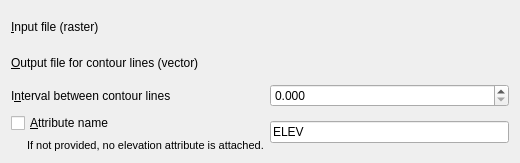
<?xml version="1.0" encoding="UTF-8"?>
<ui version="4.0">
 <class>GdalToolsWidget</class>
 <widget class="QWidget" name="GdalToolsWidget">
  <property name="geometry">
   <rect>
    <x>0</x>
    <y>0</y>
    <width>520</width>
    <height>163</height>
   </rect>
  </property>
  <property name="sizePolicy">
   <sizepolicy hsizetype="Expanding" vsizetype="Preferred">
    <horstretch>0</horstretch>
    <verstretch>0</verstretch>
   </sizepolicy>
  </property>
  <property name="windowTitle">
   <string>Contour</string>
  </property>
  <layout class="QVBoxLayout" name="verticalLayout_3">
   <item>
    <layout class="QGridLayout" name="gridLayout">
     <item row="0" column="0">
      <widget class="QLabel" name="label">
       <property name="text">
        <string>&amp;Input file (raster)</string>
       </property>
       <property name="buddy">
        <cstring>inSelector</cstring>
       </property>
      </widget>
     </item>
     <item row="1" column="0">
      <widget class="QLabel" name="label_2">
       <property name="text">
        <string>&amp;Output file for contour lines (vector)</string>
       </property>
       <property name="buddy">
        <cstring>outSelector</cstring>
       </property>
      </widget>
     </item>
     <item row="2" column="0">
      <widget class="QLabel" name="label_3">
       <property name="text">
        <string>I&amp;nterval between contour lines</string>
       </property>
       <property name="buddy">
        <cstring>intervalDSpinBox</cstring>
       </property>
      </widget>
     </item>
     <item row="2" column="1">
      <widget class="QDoubleSpinBox" name="intervalDSpinBox">
       <property name="sizePolicy">
        <sizepolicy hsizetype="Expanding" vsizetype="Fixed">
         <horstretch>0</horstretch>
         <verstretch>0</verstretch>
        </sizepolicy>
       </property>
       <property name="decimals">
        <number>3</number>
       </property>
       <property name="maximum">
        <double>2140000000.000000000000000</double>
       </property>
      </widget>
     </item>
     <item row="3" column="0">
      <layout class="QVBoxLayout" name="verticalLayout">
       <item>
        <widget class="QCheckBox" name="attributeCheck">
         <property name="text">
          <string>&amp;Attribute name</string>
         </property>
        </widget>
       </item>
       <item>
        <widget class="QLabel" name="label_5">
         <property name="font">
          <font>
           <pointsize>8</pointsize>
          </font>
         </property>
         <property name="text">
          <string>If not provided, no elevation attribute is attached.</string>
         </property>
         <property name="indent">
          <number>16</number>
         </property>
        </widget>
       </item>
      </layout>
     </item>
     <item row="3" column="1">
      <layout class="QVBoxLayout" name="verticalLayout_2">
       <item>
        <widget class="QLineEdit" name="attributeEdit">
         <property name="text">
          <string>ELEV</string>
         </property>
        </widget>
       </item>
       <item>
        <spacer name="verticalSpacer">
         <property name="orientation">
          <enum>Qt::Vertical</enum>
         </property>
         <property name="sizeType">
          <enum>QSizePolicy::Minimum</enum>
         </property>
         <property name="sizeHint" stdset="0">
          <size>
           <width>20</width>
           <height>0</height>
          </size>
         </property>
        </spacer>
       </item>
      </layout>
     </item>
     <item row="1" column="1">
      <widget class="GdalToolsInOutSelector" name="outSelector" native="true"/>
     </item>
     <item row="0" column="1">
      <widget class="GdalToolsInOutSelector" name="inSelector" native="true"/>
     </item>
    </layout>
   </item>
  </layout>
 </widget>
 <customwidgets>
  <customwidget>
   <class>GdalToolsInOutSelector</class>
   <extends>QWidget</extends>
   <header>inOutSelector</header>
   <container>1</container>
  </customwidget>
 </customwidgets>
 <resources/>
 <connections/>
</ui>
